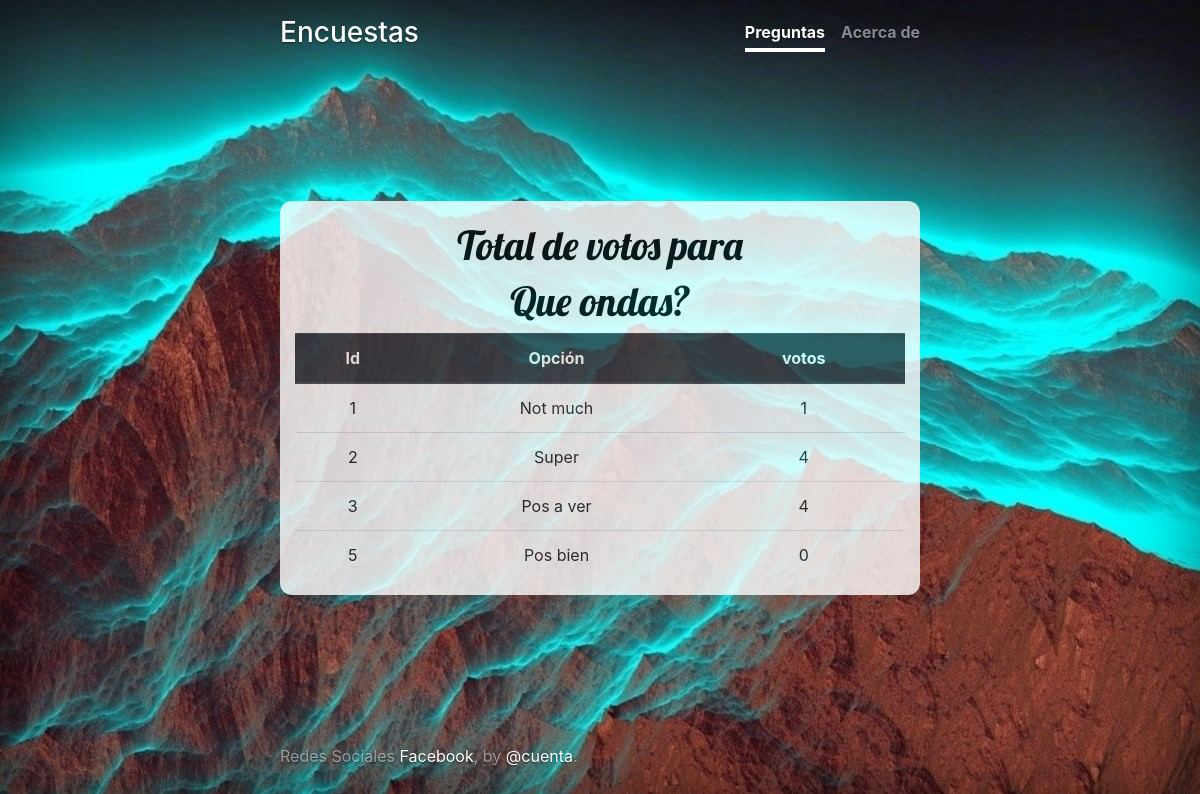
Page /polls/1/results/ on the committed database.
### polls/models.py (models this page shows, shortened)
class Question(models.Model):
	question_text = models.CharField(max_length=200)
	pub_date = models.DateTimeField('date published')
	def was_published_recently(self):
		now = timezone.now()
		return now - datetime.timedelta(days=1) <= self.pub_date <= now
	was_published_recently.admin_order_field = 'pub_date'
	was_published_recently.boolean = True
	was_published_recently.short_description = 'Fue publicado recientenmente?'

class Choice(models.Model):
	question = models.ForeignKey(Question, on_delete=models.CASCADE)
	choice_text = models.CharField(max_length=200)
	votes = models.IntegerField(default=0)

### polls/views.py (the view)
# urls.py: path('<int:pk>/results/', views.ResultsView.as_view(), name='results'),
class ResultsView(generic.DetailView):
    model = Question
    template_name = 'polls/results.html'

### polls/templates/polls/results.html
{% extends "polls/base.html" %}
{% block principal %}
<div class="container">
	<h1>Total de votos para </h1><h1>{{ question.question_text }}</h1>
	<table class="table">
		<thead class="thead-dark">
			<tr>
				<th scope="col">Id</th>
				<th scope="col">Opción</th>
				<th scope="col">votos</th>
			</tr>
		</thead>
		<tbody>
			{% for choice in question.choice_set.all %}
			<tr>
				<td>{{ choice.id }}</td>
				<td>{{ choice.choice_text }}</td>
				<td>{{ choice.votes }}</td>
			</tr>
			{% endfor %}
		</tbody>
	</table>
</div>
{% endblock %}

### polls/static/polls/style.css (style rules this page uses)
.container { color: black; text-shadow: none; background-color: #fff; text-align: center; opacity: 0.8; padding-top: 20px; border-radius: 12px; }
h1 { font-family: 'Lobster', cursive; }
html, body { height: 100%; background-color: #333; background: white url("images/mont.jpg") no-repeat; }
body { display: -ms-flexbox; display: flex; color: #fff; text-shadow: 0 .05rem .1rem rgba(0, 0, 0, .5); box-shadow: inset 0 0 5rem rgba(0, 0, 0, .5); }

### rows in the picture
Question: question_text "Que ondas?"
Choice: id "1", choice_text "Not much", votes "1"
Choice: id "2", choice_text "Super", votes "4"
Choice: id "3", choice_text "Pos a ver", votes "4"
Choice: id "5", choice_text "Pos bien", votes "0"
